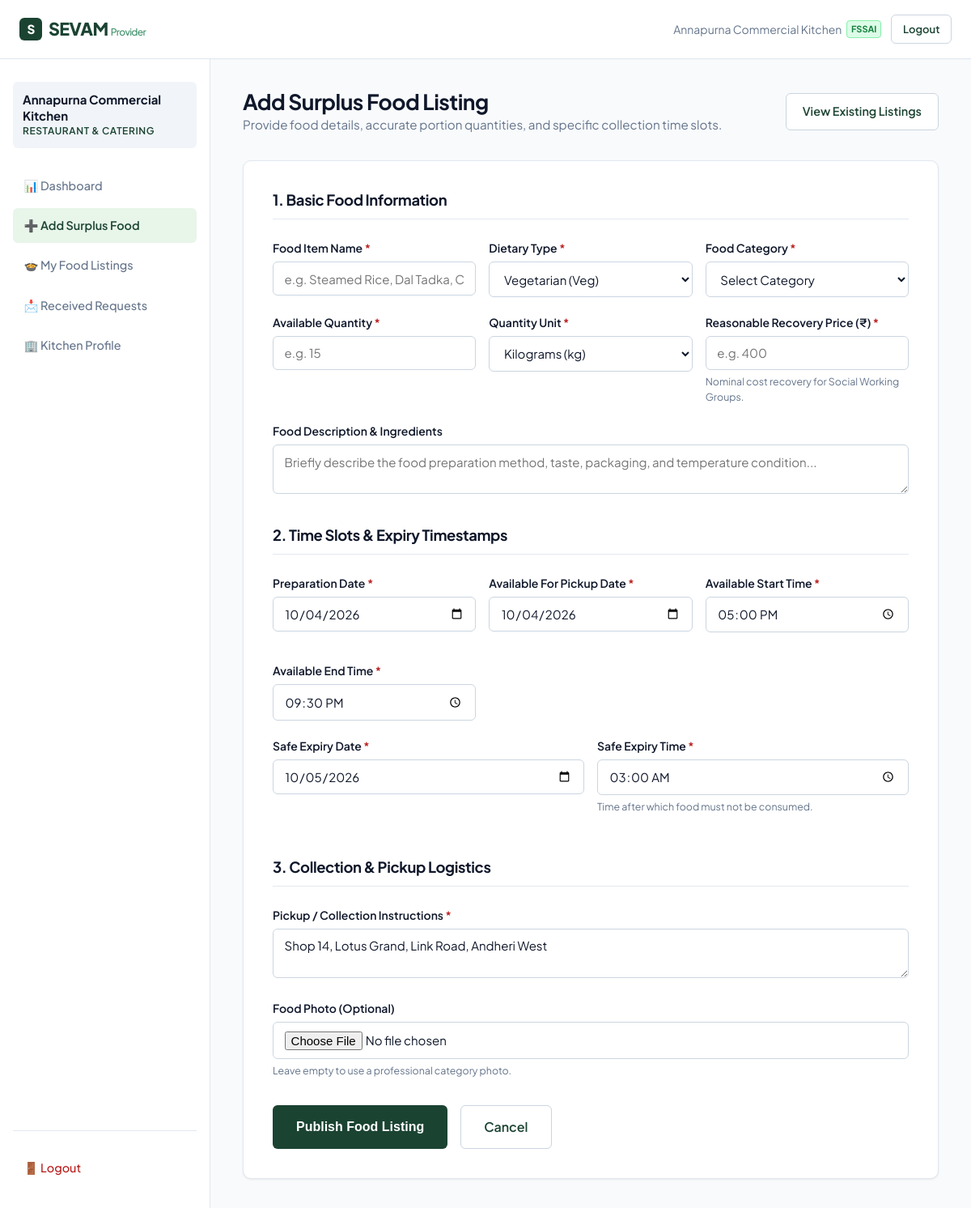
/provider/add-food.php (signed in), run on the app's committed database.
### tables this page shows
CREATE TABLE `food_providers` (
  `id` int(11) NOT NULL AUTO_INCREMENT,
  `user_id` int(11) NOT NULL,
  `business_name` varchar(150) NOT NULL,
  `owner_name` varchar(100) NOT NULL,
  `phone` varchar(20) NOT NULL,
  `address` text NOT NULL,
  `city` varchar(80) NOT NULL,
  `state` varchar(80) NOT NULL,
  `business_type` varchar(80) NOT NULL,
  `fssai_status` enum('Certified','Not Certified') DEFAULT 'Not Certified',
  `fssai_number` varchar(50) DEFAULT NULL,
  `created_at` timestamp NULL DEFAULT current_timestamp(),
  PRIMARY KEY (`id`),
  KEY `fk_provider_user` (`user_id`),
  CONSTRAINT `fk_provider_user` FOREIGN KEY (`user_id`) REFERENCES `users` (`id`) ON DELETE CASCADE
);

### php/db.php (called while the page is built, shortened)
<?php
function escape($val) {
    return htmlspecialchars($val ?? '', ENT_QUOTES, 'UTF-8');
}
function get_current_profile($pdo) {
    $role = $_SESSION['role'];
    $userId = $_SESSION['user_id'];
    if ($role === 'provider') {
        $stmt = $pdo->prepare("SELECT p.*, u.email, u.username FROM food_providers p JOIN users u ON p.user_id = u.id WHERE u.id = ?");
        $stmt->execute([$userId]);
        return $stmt->fetch();
    } elseif ($role === 'group') {
        $stmt = $pdo->prepare("SELECT g.*, u.email, u.username FROM social_working_groups g JOIN users u ON g.user_id = u.id WHERE u.id = ?");
        $stmt->execute([$userId]);
        return $stmt->fetch();
    } elseif ($role === 'admin') {
        $stmt = $pdo->prepare("SELECT id, username, email, role FROM users WHERE id = ?");
        $stmt->execute([$userId]);
        return $stmt->fetch();
    }
    return null;
}

### provider/add-food.php (the view, shortened to what this page needs)
<?php
require_once __DIR__ . '/../php/db.php';
require_once __DIR__ . '/header.php';
$today = date('Y-m-d');
$tomorrow = date('Y-m-d', strtotime('+1 day'));
?>
<div class="dashboard-header">
    <div>
        <h1 class="dashboard-title">Add Surplus Food Listing</h1>
        <p style="color: var(--color-text-muted); font-size: 0.95rem;">
            Provide food details, accurate portion quantities, and specific collection time slots.
        </p>
    </div>
    <div>
        <a href="/provider/my-food.php" class="btn btn-secondary">
            View Existing Listings
        </a>
    </div>
</div>
<div class="form-card" style="max-width: 860px;">
    <form action="/php/add-food-process.php" method="POST" enctype="multipart/form-data">
        <div style="border-bottom: 1px solid var(--color-border); padding-bottom: 0.75rem; margin-bottom: 1.5rem;">
            <h3 style="font-size: 1.15rem; color: var(--color-text-main);">1. Basic Food Information</h3>
        </div>
        <div class="form-row">
            <div class="form-group" style="flex: 2;">
                <label class="form-label" for="food_name">Food Item Name <span class="req">*</span></label>
                <input type="text" id="food_name" name="food_name" class="form-input" placeholder="e.g. Steamed Rice, Dal Tadka, Chapati Batch" required>
            </div>
            <div class="form-group">
                <label class="form-label" for="food_type">Dietary Type <span class="req">*</span></label>
                <select id="food_type" name="food_type" class="form-select" required>
                    <option value="Veg" selected>Vegetarian (Veg)</option>
                </select>
            </div>
            <div class="form-group">
                <label class="form-label" for="category_id">Food Category <span class="req">*</span></label>
                <select id="category_id" name="category_id" class="form-select" required>
                    <option value="">Select Category</option>
                </select>
            </div>
        </div>
        <div class="form-row">
            <div class="form-group">
                <label class="form-label" for="quantity">Available Quantity <span class="req">*</span></label>
                <input type="number" id="quantity" name="quantity" class="form-input" step="0.5" min="1" placeholder="e.g. 15" required>
            </div>
            <div class="form-group">
                <label class="form-label" for="quantity_unit">Quantity Unit <span class="req">*</span></label>
                <select id="quantity_unit" name="quantity_unit" class="form-select" required>
                    <option value="kg" selected>Kilograms (kg)</option>
                </select>
            </div>
            <div class="form-group">
                <label class="form-label" for="price">Reasonable Recovery Price (₹) <span class="req">*</span></label>
                <input type="number" id="price" name="price" class="form-input" step="1" min="0" placeholder="e.g. 400" required>
                <div class="form-hint">Nominal cost recovery for Social Working Groups.</div>
            </div>
        </div>
        <div class="form-group">
            <label class="form-label" for="food_description">Food Description & Ingredients</label>
            <textarea id="food_description" name="food_description" class="form-textarea" rows="2" placeholder="Briefly describe the food preparation method, taste, packaging, and temperature condition..."></textarea>
        </div>
        <div style="border-bottom: 1px solid var(--color-border); padding-bottom: 0.75rem; margin-top: 2rem; margin-bottom: 1.5rem;">
            <h3 style="font-size: 1.15rem; color: var(--color-text-main);">2. Time Slots & Expiry Timestamps</h3>
        </div>
        <div class="form-row">
            <div class="form-group">
                <label class="form-label" for="prep_date">Preparation Date <span class="req">*</span></label>
                <input type="date" id="prep_date" name="prep_date" class="form-input" value="<?= $today ?>" max="<?= $today ?>" required>
            </div>
            <div class="form-group">
                <label class="form-label" for="available_date">Available For Pickup Date <span class="req">*</span></label>
                <input type="date" id="available_date" name="available_date" class="form-input" value="<?= $today ?>" min="<?= $today ?>" required>
            </div>
            <div class="form-group">
                <label class="form-label" for="available_start_time">Available Start Time <span class="req">*</span></label>
                <input type="time" id="available_start_time" name="available_start_time" class="form-input" value="17:00" required>
            </div>
            <div class="form-group">
                <label class="form-label" for="available_end_time">Available End Time <span class="req">*</span></label>
                <input type="time" id="available_end_time" name="available_end_time" class="form-input" value="21:30" required>
            </div>
        </div>
        <div class="form-row">
            <div class="form-group">
                <label class="form-label" for="expiry_date">Safe Expiry Date <span class="req">*</span></label>
                <input type="date" id="expiry_date" name="expiry_date" class="form-input" value="<?= $tomorrow ?>" min="<?= $today ?>" required>
            </div>
            <div class="form-group">
                <label class="form-label" for="expiry_time">Safe Expiry Time <span class="req">*</span></label>
                <input type="time" id="expiry_time" name="expiry_time" class="form-input" value="03:00" required>
                <div class="form-hint">Time after which food must not be consumed.</div>
            </div>
        </div>
        <div style="border-bottom: 1px solid var(--color-border); padding-bottom: 0.75rem; margin-top: 2rem; margin-bottom: 1.5rem;">
            <h3 style="font-size: 1.15rem; color: var(--color-text-main);">3. Collection & Pickup Logistics</h3>
        </div>
        <div class="form-group">
            <label class="form-label" for="pickup_info">Pickup / Collection Instructions <span class="req">*</span></label>
            <textarea id="pickup_info" name="pickup_info" class="form-textarea" rows="2" placeholder="e.g. Please bring clean food-grade vessels and thermal containers. Collect from rear kitchen dispatch gate." required><?= escape($provider['address'] ?? '') ?></textarea>
        </div>
        <div class="form-group">
            <label class="form-label" for="food_image">Food Photo (Optional)</label>
            <input type="file" id="food_image" name="food_image" class="form-input" accept="image/*">
            <div class="form-hint">Leave empty to use a professional category photo.</div>
        </div>
        <div style="margin-top: 2rem; display:flex; gap:1rem;">
            <button type="submit" class="btn btn-primary btn-lg">
                Publish Food Listing
            </button>
            <a href="/provider/my-food.php" class="btn btn-secondary btn-lg">
                Cancel
            </a>
        </div>
    </form>
</div>
<?php require_once __DIR__ . '/footer.php'; ?>

### provider/header.php (shortened to what this page needs)
<?php
require_once __DIR__ . '/../php/db.php';
require_once __DIR__ . '/../php/auth.php';
$provider = get_current_profile($pdo);
$currentPage = basename($_SERVER['PHP_SELF']);
?>
<!DOCTYPE html>
<html lang="en">
<head>
    <link rel="stylesheet" href="/css/style.css">
</head>
<body>
    <header class="site-header">
        <div class="container header-container">
            <a href="/" class="brand-logo">
                <span class="brand-mark">S</span>
                <span>SEVAM <span style="font-size:0.75rem; font-weight:500; color:var(--color-primary-accent);">Provider</span></span>
            </a>
            <div class="nav-actions">
                <span style="font-size:0.875rem; color:var(--color-text-muted); display:inline-flex; align-items:center; gap:0.35rem;">
                    <span><?= escape($provider['business_name'] ?? $_SESSION['username']) ?></span>
                    <?php if (($provider['fssai_status'] ?? '') === 'Certified'): ?>
                        <span style="background:#dcfce7; color:#15803d; border:1px solid #86efac; border-radius:4px; font-size:11px; padding:1px 5px; font-weight:700;">FSSAI</span>
                    <?php endif; ?>
                </span>
                <a href="/logout.php" class="btn btn-secondary btn-sm">Logout</a>
            </div>
        </div>
    </header>
    <div class="dashboard-layout">
        <aside class="dashboard-sidebar">
            <div class="sidebar-user">
                <div class="sidebar-user-name"><?= escape($provider['business_name'] ?? 'Kitchen Partner') ?></div>
                <div class="sidebar-user-role"><?= escape($provider['business_type'] ?? 'Food Provider') ?></div>
            </div>
            <ul class="sidebar-nav">
                <li>
                    <a href="/provider/dashboard.php" class="sidebar-link <?= ($currentPage === 'dashboard.php') ? 'active' : '' ?>">
                        📊 Dashboard
                    </a>
                </li>
                <li>
                    <a href="/provider/add-food.php" class="sidebar-link <?= ($currentPage === 'add-food.php') ? 'active' : '' ?>">
                        ➕ Add Surplus Food
                    </a>
                </li>
                <li>
                    <a href="/provider/my-food.php" class="sidebar-link <?= ($currentPage === 'my-food.php') ? 'active' : '' ?>">
                        🍲 My Food Listings
                    </a>
                </li>
                <li>
                    <a href="/provider/requests.php" class="sidebar-link <?= ($currentPage === 'requests.php') ? 'active' : '' ?>">
                        📩 Received Requests
                    </a>
                </li>
                <li>
                    <a href="/provider/profile.php" class="sidebar-link <?= ($currentPage === 'profile.php') ? 'active' : '' ?>">
                        🏢 Kitchen Profile
                    </a>
                </li>
                <li style="margin-top: auto; padding-top: 1.5rem; border-top: 1px solid var(--color-border);">
                    <a href="/logout.php" class="sidebar-link" style="color: var(--color-danger);">
                        🚪 Logout
                    </a>
                </li>
            </ul>
        </aside>
        <main class="dashboard-content">

### data on the page
food_providers: business_name "Annapurna Commercial Kitchen", business_type "RESTAURANT & CATERING", pickup_info "Shop 14, Lotus Grand, Link Road, Andheri West"
